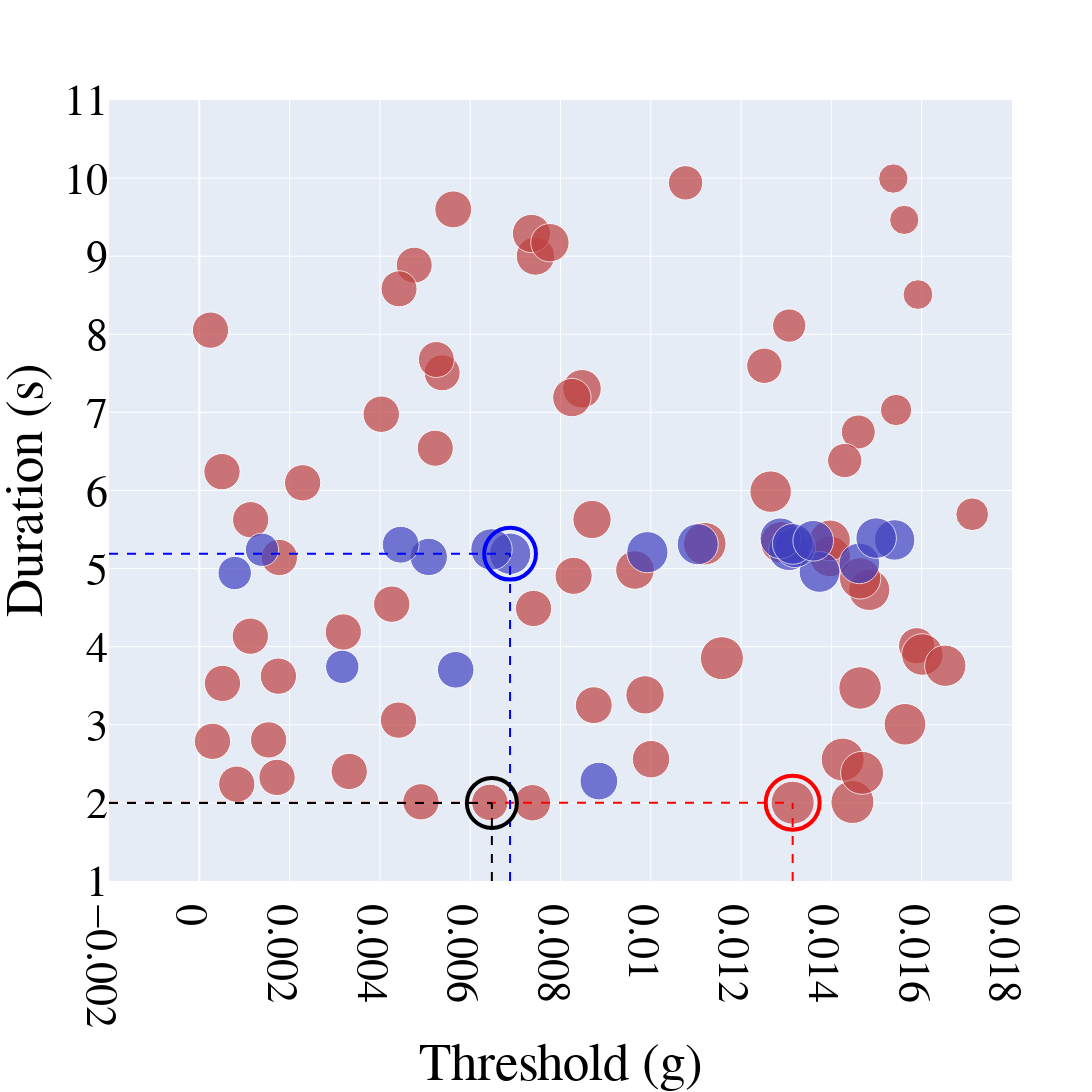

Write notebook code for a chart like this one.
### Code cell
import plotly.graph_objects as go
import numpy as np

# Function to map a value in [1, 65] to a saturation percentage between 30% and 100%
def value_to_saturation(val, min_val=1, max_val=65, min_sat=0.5, max_sat=1.0, gamma=2):
    norm = (val - min_val) / (max_val - min_val)
    sat = min_sat + (norm ** gamma) * (max_sat - min_sat)
    return round(sat * 100, 1)

# For R_PRE (red)
colors_red = [f'hsl(0, {value_to_saturation(val)}%, 50%)' for val in R_PRE[:, 2]]
max_idx_pre = np.argmax(R_PRE[:, 2])

# For R_ONB (blue)
colors_blue = [f'hsl(240, {value_to_saturation(val)}%, 50%)' for val in R_ONB[:, 2]]
max_idx_onb = np.argmax(R_ONB[:, 2])

# Font customization variables
font_family = "Times New Roman"
font_size = 44
font_color = "black"

# Create figure object
fig = go.Figure()

# Add first dataset R_PRE (red)
fig.add_trace(go.Scatter(
    x=R_PRE[:, 0],
    y=R_PRE[:, 1],
    mode='markers',
    marker=dict(
        size=R_PRE[:, 2] * 40,
        color=colors_red
    ),
    name='R_PRE'
))

# Highlight maximum value in R_PRE with a red hollow circle
fig.add_trace(go.Scatter(
    x=[R_PRE[max_idx_pre, 0]],
    y=[R_PRE[max_idx_pre, 1]],
    mode='markers',
    marker=dict(
        size=R_PRE[max_idx_pre, 2] * 50,
        color='rgba(255, 0, 0, 0)',
        line=dict(color='red', width=4)
    ),
    name='Max R_PRE'
))

# Vertical and horizontal lines for R_PRE max
fig.add_trace(go.Scatter(
    x=[R_PRE[max_idx_pre, 0], R_PRE[max_idx_pre, 0]],
    y=[1, R_PRE[max_idx_pre, 1]],
    mode='lines',
    line=dict(color='red', width=2, dash='dash'),
    showlegend=False
))
fig.add_trace(go.Scatter(
    x=[-0.002, R_PRE[max_idx_pre, 0]],
    y=[R_PRE[max_idx_pre, 1], R_PRE[max_idx_pre, 1]],
    mode='lines',
    line=dict(color='red', width=2, dash='dash'),
    showlegend=False
))

# Add second dataset R_ONB (blue)
fig.add_trace(go.Scatter(
    x=R_ONB[:, 0],
    y=R_ONB[:, 1],
    mode='markers',
    marker=dict(
        size=R_ONB[:, 2] * 40,
        color=colors_blue
    ),
    name='R_ONB'
))

# Highlight maximum value in R_ONB with a blue hollow circle
fig.add_trace(go.Scatter(
    x=[R_ONB[max_idx_onb, 0]],
    y=[R_ONB[max_idx_onb, 1]],
    mode='markers',
    marker=dict(
        size=R_ONB[max_idx_onb, 2] * 50,
        color='rgba(0, 0, 255, 0)',
        line=dict(color='blue', width=4)
    ),
    name='Max R_ONB'
))

# Vertical and horizontal lines for R_ONB max
fig.add_trace(go.Scatter(
    x=[R_ONB[max_idx_onb, 0], R_ONB[max_idx_onb, 0]],
    y=[1, R_ONB[max_idx_onb, 1]],
    mode='lines',
    line=dict(color='blue', width=2, dash='dash'),
    showlegend=False
))
fig.add_trace(go.Scatter(
    x=[-0.002, R_ONB[max_idx_onb, 0]],
    y=[R_ONB[max_idx_onb, 1], R_ONB[max_idx_onb, 1]],
    mode='lines',
    line=dict(color='blue', width=2, dash='dash'),
    showlegend=False
))

# Add black hollow circle at (0.00648, 5) with vertical and horizontal lines
fig.add_trace(go.Scatter(
    x=[0.00648],
    y=[2],
    mode='markers',
    marker=dict(
        size=50,
        color='rgba(0, 0, 0, 0)',
        line=dict(color='black', width=4)
    ),
    name='Custom Point'
))

fig.add_trace(go.Scatter(
    x=[0.00648, 0.00648],
    y=[1, 2],
    mode='lines',
    line=dict(color='black', width=2, dash='dash'),
    showlegend=False
))

fig.add_trace(go.Scatter(
    x=[-0.002, 0.00648],
    y=[2, 2],
    mode='lines',
    line=dict(color='black', width=2, dash='dash'),
    showlegend=False
))

# Update overall layout
fig.update_layout(
    font=dict(
        family=font_family,
        size=font_size,
        color=font_color
    ),
    width=1600,
    height=1600,
    showlegend=False,
    xaxis_title="Threshold (g)",
    yaxis_title="Duration (s)"
)

fig.update_xaxes(
    range=[-0.002, 0.018],
    tick0=-0.002,       # Starting tick value on x-axis
    dtick=0.002,        # Interval between ticks on x-axis
    tickfont=dict(family=font_family, size=font_size, color=font_color)
)

fig.update_yaxes(
    range=[1, 11],
    tick0=1,            # Starting tick value on y-axis
    dtick=1,            # Interval between ticks on y-axis
    tickfont=dict(family=font_family, size=font_size, color=font_color)
)


fig.show()

### Figure 1 — Plotly figure (JSON) as saved in the notebook; plotly's stock layout.template omitted (floating-point values rounded to 4 significant figures)
{"data": [{"marker": {"color": ["hsl(0, 50.0%, 50%)", "hsl(0, 50.0%, 50%)", "hsl(0, 50.0%, 50%)", "hsl(0, 50.0%, 50%)", "hsl(0, 50.0%, 50%)", "hsl(0, 50.0%, 50%)", "hsl(0, 50.0%, 50%)", "hsl(0, 50.0%, 50%)", "hsl(0, 50.0%, 50%)", "hsl(0, 50.0%, 50%)", "hsl(0, 50.0%, 50%)", "hsl(0, 50.0%, 50%)", "hsl(0, 50.0%, 50%)", "hsl(0, 50.0%, 50%)", "hsl(0, 50.0%, 50%)", "hsl(0, 50.0%, 50%)", "hsl(0, 50.0%, 50%)", "hsl(0, 50.0%, 50%)", "hsl(0, 50.0%, 50%)", "hsl(0, 50.0%, 50%)", "hsl(0, 50.0%, 50%)", "hsl(0, 50.0%, 50%)", "hsl(0, 50.0%, 50%)", "hsl(0, 50.0%, 50%)", "hsl(0, 50.0%, 50%)", "hsl(0, 50.0%, 50%)", "hsl(0, 50.0%, 50%)", "hsl(0, 50.0%, 50%)", "hsl(0, 50.0%, 50%)", "hsl(0, 50.0%, 50%)", "hsl(0, 50.0%, 50%)", "hsl(0, 50.0%, 50%)", "hsl(0, 50.0%, 50%)", "hsl(0, 50.0%, 50%)", "hsl(0, 50.0%, 50%)", "hsl(0, 50.0%, 50%)", "hsl(0, 50.0%, 50%)", "hsl(0, 50.0%, 50%)", "hsl(0, 50.0%, 50%)", "hsl(0, 50.0%, 50%)", "hsl(0, 50.0%, 50%)", "hsl(0, 50.0%, 50%)", "hsl(0, 50.0%, 50%)", "hsl(0, 50.0%, 50%)", "hsl(0, 50.0%, 50%)", "hsl(0, 50.0%, 50%)", "hsl(0, 50.0%, 50%)", "hsl(0, 50.0%, 50%)", "hsl(0, 50.0%, 50%)", "hsl(0, 50.0%, 50%)", "hsl(0, 50.0%, 50%)", "hsl(0, 50.0%, 50%)", "hsl(0, 50.0%, 50%)", "hsl(0, 50.0%, 50%)", "hsl(0, 50.0%, 50%)", "hsl(0, 50.0%, 50%)", "hsl(0, 50.0%, 50%)", "hsl(0, 50.0%, 50%)", "hsl(0, 50.0%, 50%)", "hsl(0, 50.0%, 50%)", "hsl(0, 50.0%, 50%)", "hsl(0, 50.0%, 50%)", "hsl(0, 50.0%, 50%)", "hsl(0, 50.0%, 50%)", "hsl(0, 50.0%, 50%)"], "size": [36.31, 36.31, 36.11, 33.28, 34.38, 41.68, 42.56, 36.31, 36.31, 36.31, 36.31, 36.31, 41.21, 35.95, 38.35, 38.55, 36.31, 29.25, 36.31, 38.58, 36.42, 35.99, 36.31, 36.05, 36.24, 40.81, 36.31, 38.31, 36.24, 29.38, 33.96, 37.13, 41.47, 35.98, 43.0, 43.0, 41.4, 43.12, 36.31, 36.87, 29.69, 37.47, 36.38, 36.41, 32.72, 38.41, 36.31, 38.3, 43.06, 41.54, 42.48, 36.31, 36.31, 35.38, 38.36, 43.0, 34.27, 41.28, 38.34, 36.31, 31.4, 40.81, 41.34, 36.94, 36.42]}, "mode": "markers", "name": "R_PRE", "type": "scatter", "x": [0.00083, 0.002289, 0.005226, 0.01307, 0.01077, 0.01563, 0.0112, 0.003321, 0.0002483, 0.001535, 0.001752, 0.004412, 0.01484, 0.00476, 0.007444, 0.008476, 0.00319, 0.01561, 0.001138, 0.009648, 0.00403, 0.005379, 0.004909, 0.004424, 0.007403, 0.01397, 0.0005135, 0.008698, 0.01589, 0.01537, 0.0146, 0.008291, 0.01265, 0.00525, 0.01447, 0.01425, 0.01289, 0.01314, 0.000503, 0.008737, 0.01592, 0.01001, 0.004263, 0.006435, 0.01712, 0.008252, 0.001774, 0.007358, 0.01157, 0.01602, 0.01463, 0.00113, 0.0002924, 0.01252, 0.009872, 0.01468, 0.0143, 0.01652, 0.007765, 0.001722, 0.01543, 0.01397, 0.01464, 0.005625, 0.007379], "y": [2.24, 6.099, 6.541, 8.112, 9.939, 3.007, 5.319, 2.403, 8.053, 2.807, 3.623, 3.06, 4.727, 8.885, 9.002, 7.302, 4.188, 9.465, 5.626, 4.982, 6.977, 7.507, 2.014, 8.582, 4.49, 5.157, 3.53, 5.628, 4.012, 9.994, 6.749, 4.907, 5.986, 7.677, 2.011, 2.555, 5.336, 2.003, 6.241, 3.251, 8.509, 2.56, 4.545, 2.007, 5.696, 7.19, 5.142, 9.291, 3.853, 3.9, 3.472, 4.135, 2.788, 7.597, 3.383, 2.385, 6.384, 3.756, 9.173, 2.327, 7.031, 5.361, 4.875, 9.599, 2.002]}, {"marker": {"color": "rgba(255, 0, 0, 0)", "line": {"color": "red", "width": 4}, "size": 53.9}, "mode": "markers", "name": "Max R_PRE", "type": "scatter", "x": [0.01314], "y": [2.003]}, {"line": {"color": "red", "dash": "dash", "width": 2}, "mode": "lines", "showlegend": false, "type": "scatter", "x": [0.01314, 0.01314], "y": [1, 2.003]}, {"line": {"color": "red", "dash": "dash", "width": 2}, "mode": "lines", "showlegend": false, "type": "scatter", "x": [-0.002, 0.01314], "y": [2.003, 2.003]}, {"marker": {"color": ["hsl(240, 50.0%, 50%)", "hsl(240, 50.0%, 50%)", "hsl(240, 50.0%, 50%)", "hsl(240, 50.0%, 50%)", "hsl(240, 50.0%, 50%)", "hsl(240, 50.0%, 50%)", "hsl(240, 50.0%, 50%)", "hsl(240, 50.0%, 50%)", "hsl(240, 50.0%, 50%)", "hsl(240, 50.0%, 50%)", "hsl(240, 50.0%, 50%)", "hsl(240, 50.0%, 50%)", "hsl(240, 50.0%, 50%)", "hsl(240, 50.0%, 50%)", "hsl(240, 50.0%, 50%)", "hsl(240, 50.0%, 50%)", "hsl(240, 50.0%, 50%)", "hsl(240, 50.0%, 50%)", "hsl(240, 50.0%, 50%)", "hsl(240, 50.0%, 50%)"], "size": [41.44, 40.64, 37.36, 36.6, 40.8, 41.2, 33.3, 40.78, 33.4, 37.69, 33.4, 40.77, 40.78, 40.47, 40.77, 41.03, 36.84, 40.7, 40.52, 41.4]}, "mode": "markers", "name": "R_ONB", "type": "scatter", "x": [0.006883, 0.01462, 0.005082, 0.005679, 0.01306, 0.009924, 0.001388, 0.01374, 0.0007844, 0.00885, 0.003166, 0.01319, 0.01287, 0.0154, 0.01315, 0.01104, 0.004461, 0.0136, 0.01499, 0.006472], "y": [5.19, 5.067, 5.149, 3.704, 5.235, 5.21, 5.241, 4.957, 4.943, 2.279, 3.742, 5.274, 5.388, 5.367, 5.316, 5.312, 5.306, 5.356, 5.39, 5.246]}, {"marker": {"color": "rgba(0, 0, 255, 0)", "line": {"color": "blue", "width": 4}, "size": 51.79}, "mode": "markers", "name": "Max R_ONB", "type": "scatter", "x": [0.006883], "y": [5.19]}, {"line": {"color": "blue", "dash": "dash", "width": 2}, "mode": "lines", "showlegend": false, "type": "scatter", "x": [0.006883, 0.006883], "y": [1, 5.19]}, {"line": {"color": "blue", "dash": "dash", "width": 2}, "mode": "lines", "showlegend": false, "type": "scatter", "x": [-0.002, 0.006883], "y": [5.19, 5.19]}, {"marker": {"color": "rgba(0, 0, 0, 0)", "line": {"color": "black", "width": 4}, "size": 50}, "mode": "markers", "name": "Custom Point", "type": "scatter", "x": [0.00648], "y": [2]}, {"line": {"color": "black", "dash": "dash", "width": 2}, "mode": "lines", "showlegend": false, "type": "scatter", "x": [0.00648, 0.00648], "y": [1, 2]}, {"line": {"color": "black", "dash": "dash", "width": 2}, "mode": "lines", "showlegend": false, "type": "scatter", "x": [-0.002, 0.00648], "y": [2, 2]}], "layout": {"font": {"color": "black", "family": "Times New Roman", "size": 44}, "height": 1600, "showlegend": false, "width": 1600, "xaxis": {"dtick": 0.002, "range": [-0.002, 0.018], "tick0": -0.002, "tickfont": {"color": "black", "family": "Times New Roman", "size": 44}, "title": {"text": "Threshold (g)"}}, "yaxis": {"dtick": 1, "range": [1, 11], "tick0": 1, "tickfont": {"color": "black", "family": "Times New Roman", "size": 44}, "title": {"text": "Duration (s)"}}}}
